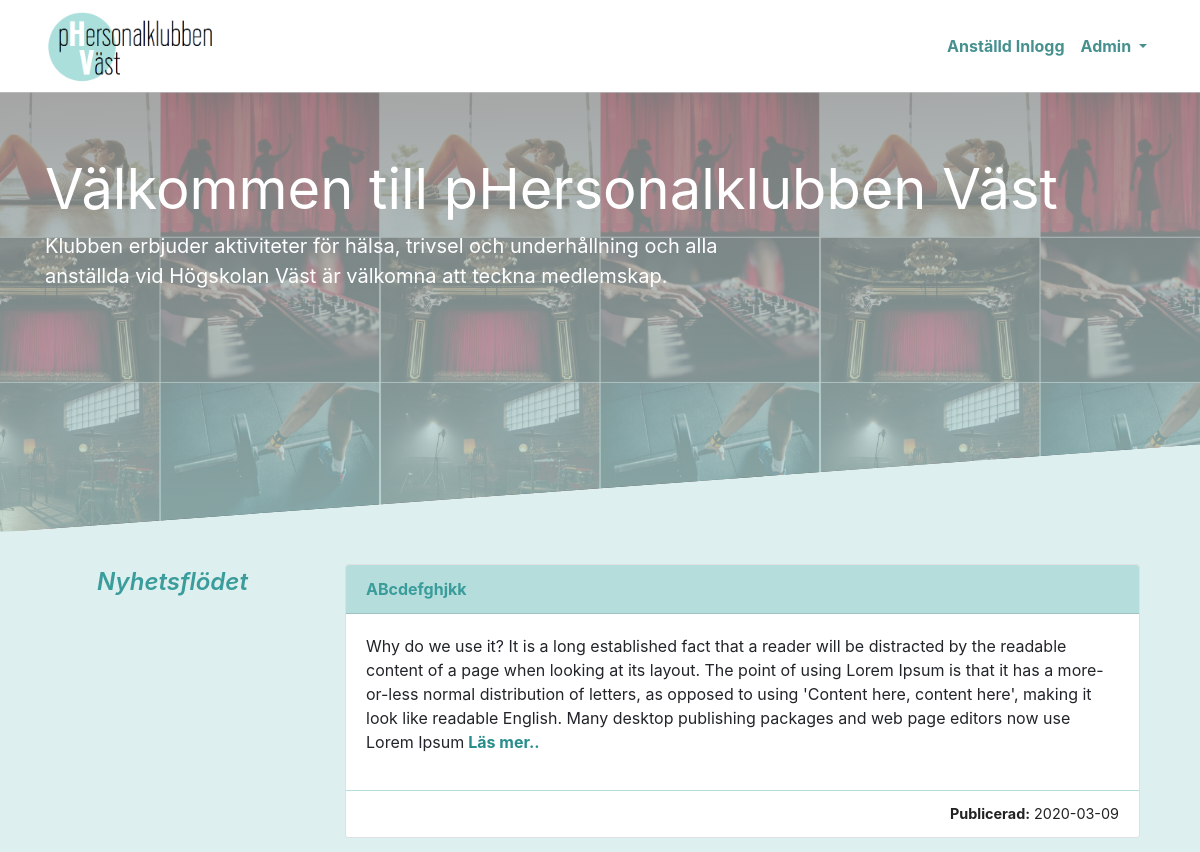
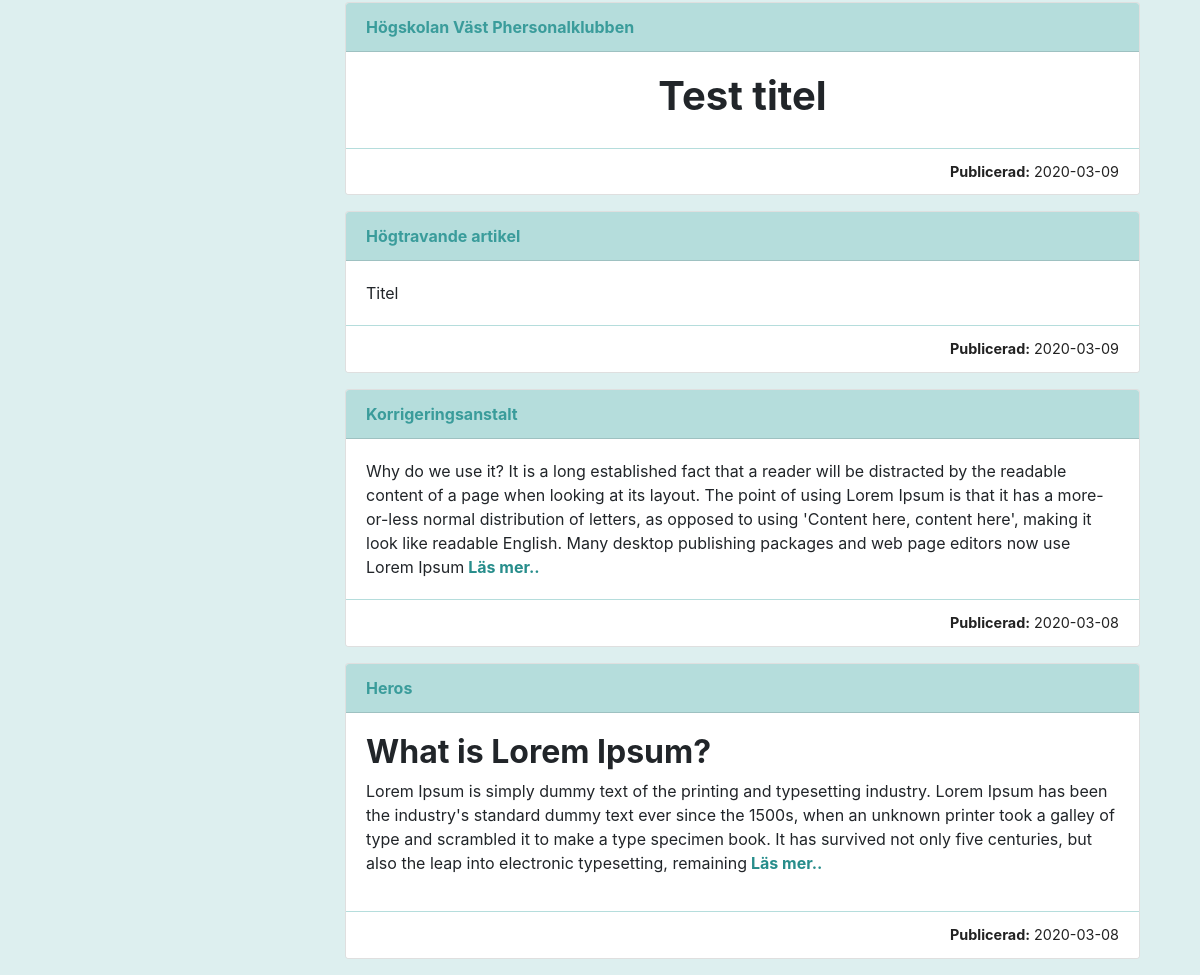
Page / (signed in) on the committed database (2 pictures, top to bottom).
### tables this page shows
CREATE TABLE `news`  (
  `id` int(11) NOT NULL AUTO_INCREMENT,
  `title` text,
  `article` text,
  `created_at` varchar(10) DEFAULT NULL,
  PRIMARY KEY (`id`) USING BTREE
);

### app/config.php (called while the page is built, shortened)
<?php
$database = new database("localhost", "klubben", "root", "");
$database->makeConnection();
$articles = $database->selectAll("news");
function substrwords($text, $maxchar, $end='') {
    if (strlen($text) > $maxchar || $text == '') {
        $words = preg_split('/\s/', $text);
        $output = '';
        $i  = 0;
        while (1) {
            $length = strlen($output)+strlen($words[$i]);
            if ($length > $maxchar) {
                break;
            }
            else {
                $output .= " " . $words[$i];
                ++$i;
            }
        }
        $output .= $end;
    }
    else {
        $output = $text;
    }
    return $output;
}

### app/class/database.php (called while the page is built, shortened)
<?php
class database {
    private $host;
    private $dbname;
    private $user;
    private $password;
    private $dbConnection;
    public $charset = "utf8";
    public function __construct($host, $dbname, $user, $password) {
        $this->host = $host;
        $this->dbname = $dbname;
        $this->user = $user;
        $this->password = $password;
    }
    public function makeConnection() {
        try {
            $this->dbConnection = new PDO("mysql:host=$this->host;dbname=$this->dbname;charset=$this->charset", $this->user, $this->password);
        } catch (PDOException $e) {
            echo $e->getMessage();
        }
    }
    public function selectAll($table, $direction = "DESC") {
        $statement = $this->dbConnection->query("SELECT * FROM $table ORDER BY id $direction");
        if ($statement !== FALSE) {
            return $statement->fetchAll(PDO::FETCH_ASSOC);
        } else {
            return "Query execution failed.";
        }
    }
}

### index.php (the view)
<?php require 'partials/header.php'; ?>
<div class="jumbotron jumbotron-fluid">
  <div class="container">
    <h1 class="display-4"><strong>Välkommen till pHersonalklubben Väst</strong></h1>
    <p class="lead" style = "width:65%"><strong>Klubben erbjuder aktiviteter för hälsa, trivsel och underhållning och alla anställda vid Högskolan Väst är välkomna att teckna medlemskap.</strong></p>
  </div>
</div>
<div class="container">
    <div class="row">
        <div class="col-sm-12 col-md-3 col-lg-3">
            <p class="text-center" id="nyhetsflöde">Nyhetsflödet</p>
        </div>
        <div class="col-sm-12 col-md-9 col-lg-9">
        <?php foreach ($articles as $article) : ?>
            <div class="col mb-3">
                    <div class="card">
                    <div class="card-header"><?= $article["title"]; ?></div>
                    <div class="card-body" id="article">
                        <?php
                            echo substrwords($article['article'], 400, '<a href="nyhet.php?artikel='.$article['id'].'" class="pl-1">Läs mer..</a>');
                        ?>
                    </div>
                    <div class="card-footer">
                        <strong>Publicerad:</strong> <?= $article["created_at"]; ?>
                    </div>
                </div>
            </div>
            <?php endforeach; ?>
        </div>
    </div>
</div>
<?php require 'partials/footer.php'; ?>

### content/style.css (style rules this page uses)
body { background-color: #b5dddc73; }
.jumbotron { background-image: linear-gradient(177.81835859644855deg, #919191d2, #b5dddcbb), url("../images/personalklubben.jpg"); background-size: contain; background-position: center; height: 55vh; clip-path: polygon(0 0, 100% 0, 100% 80%, 0% 100%); color: #fff; }
#nyhetsflöde { font-size: 1.5rem; font-style: italic; color: #3a9c9b; font-weight: 600; }
.card-header { background-color: #b5dddc; color: #3a9c9b; font-weight: bold; }
.card-footer { background-color: #fff; color: #222; font-size: 0.9rem; text-align: right; border-top: 1px solid #b5dddc; }
.container { position: relative; }
a, .nav-link, .active { color: #278d8b; font-weight: bold; text-align: right; }

### rows in the picture
news: title "ABcdefghjkk", article+id "Why do we use it? It is a long established fact that a reader will be distracted by the readable content of a page when looking at its layout. The point of using Lorem Ipsum is that it has a more-or-less normal distribution of letters, as opposed to using 'Content here, content here', making it look like readable English. Many desktop publishing packages and web page editors now use Lorem Ipsum Läs mer..", created_at "2020-03-09"
news: title "Högskolan Väst Phersonalklubben", article "Test titel", created_at "2020-03-09"
news: title "Högtravande artikel", article "Titel", created_at "2020-03-09"
news: title "Korrigeringsanstalt", article+id "Why do we use it? It is a long established fact that a reader will be distracted by the readable content of a page when looking at its layout. The point of using Lorem Ipsum is that it has a more-or-less normal distribution of letters, as opposed to using 'Content here, content here', making it look like readable English. Many desktop publishing packages and web page editors now use Lorem Ipsum Läs mer..", created_at "2020-03-08"
news: title "Heros", article+id "What is Lorem Ipsum? Lorem Ipsum is simply dummy text of the printing and typesetting industry. Lorem Ipsum has been the industry's standard dummy text ever since the 1500s, when an unknown printer took a galley of type and scrambled it to make a type specimen book. It has survived not only five centuries, but also the leap into electronic typesetting, remaining Läs mer..", created_at "2020-03-08"
